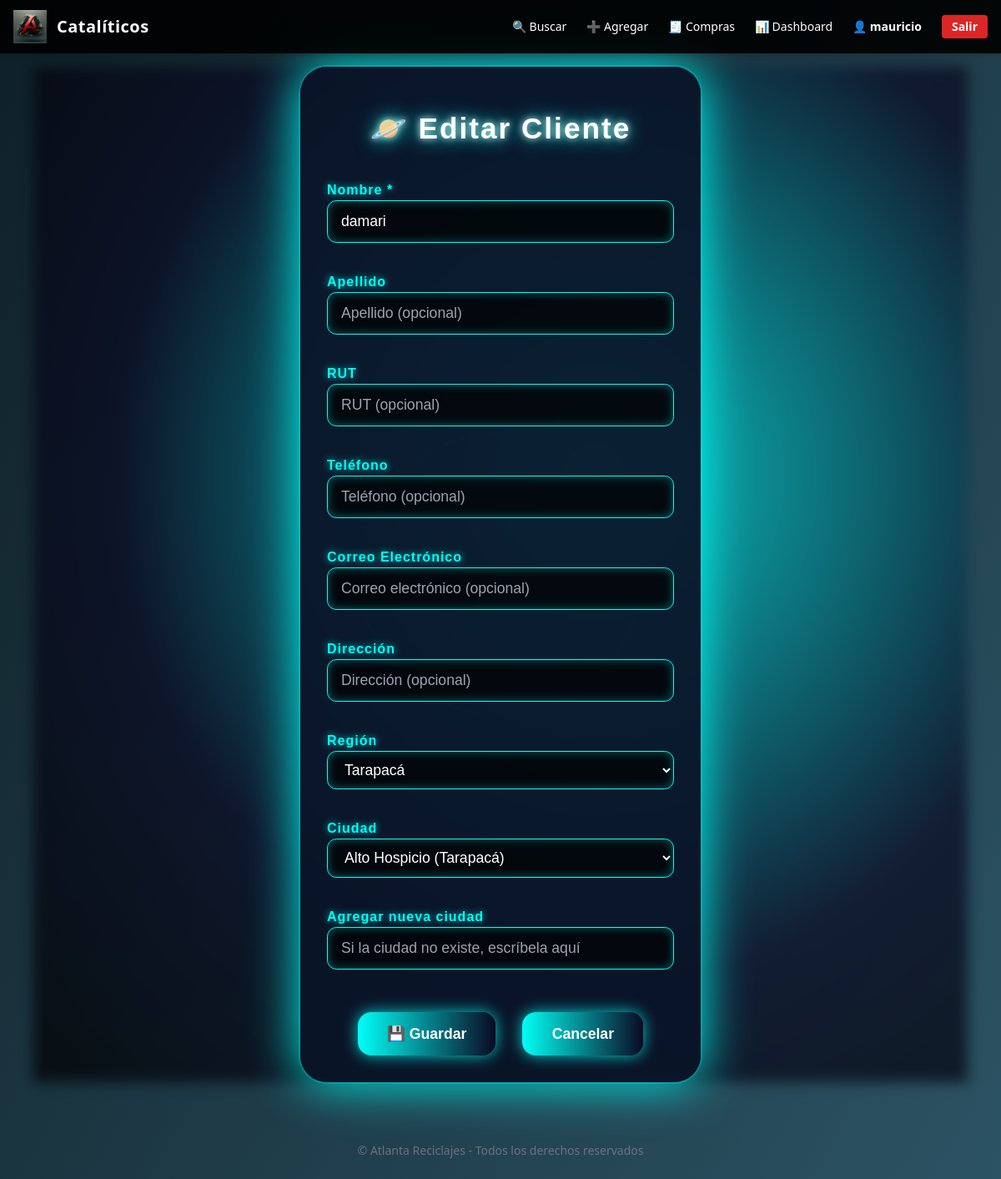
Screenshot of /cataliticos/clientes/3/editar/ (signed in) with the database file from the repository.
### cataliticos/models.py (models this page shows, shortened)
class Cliente(models.Model):
    nombre = models.CharField(max_length=100)
    apellido = models.CharField(max_length=100, blank=True)
    rut = models.CharField(max_length=20, blank=True, null=True)
    telefono = models.CharField(max_length=20, blank=True)
    correo = models.EmailField(blank=True, null=True)
    direccion = models.CharField(max_length=255, blank=True)
    region = models.ForeignKey(Region, on_delete=models.SET_NULL, null=True, blank=True)
    ciudad = models.ForeignKey(Ciudad, on_delete=models.SET_NULL, null=True, blank=True)

### cataliticos/views.py (the view)
# urls.py: path('clientes/<int:cliente_id>/editar/', views.editar_cliente, name='editar_cliente'),
@login_required(login_url='cataliticos:employee_login')
def editar_cliente(request, cliente_id):
    cliente = get_object_or_404(Cliente, id=cliente_id)
    if request.method == 'POST':
        form = ClienteForm(request.POST, instance=cliente)
        if form.is_valid():
            form.save()
            messages.success(request, 'Cliente actualizado correctamente.')
            return redirect('cataliticos:clientes_listado')
    else:
        form = ClienteForm(instance=cliente)
    return render(request, 'cataliticos/editar_cliente.html', {'form': form, 'cliente': cliente})

### cataliticos/models.py (called while the page is built)
    def __str__(self):
        return self.nombre

    def __str__(self):
        return f"{self.nombre} ({self.region.nombre})"

### cataliticos/templates/cataliticos/editar_cliente.html (shortened to what this page needs)
{% extends 'base.html' %}
{% block content %}
<div style="position:relative; min-height: 100vh;">
  <div class="form-planet mt-16 mb-16">
    <div class="planet-title">🪐 Editar Cliente</div>
    <form method="post" autocomplete="off">
      {% for field in form %}
        <div class="mb-4">
          <label for="{{ field.id_for_label }}">{{ field.label }}</label>
          {{ field }}
        </div>
      {% endfor %}
      <div class="flex gap-4 justify-center mt-8">
        <button type="submit" class="futuristic-btn">💾 Guardar</button>
        <a href="{% url 'cataliticos:clientes_listado' %}" class="futuristic-btn">Cancelar</a>
      </div>
    </form>
  </div>
</div>
{% endblock %}

### cataliticos/templates/base.html (shortened to what this page needs)
<!DOCTYPE html>
<html lang="es">
<head>
    {% load static %}
    <link href="https://cdn.jsdelivr.net/npm/tailwindcss@2.2.19/dist/tailwind.min.css" rel="stylesheet">
    <link rel="stylesheet" href="{% static 'css/styles.css' %}">
</head>
<body class="bg-gray-900 text-white font-sans overflow-visible">
    <header class="bg-black bg-opacity-90 backdrop-blur-md shadow-md fixed w-full z-50 top-0">
        <div class="max-w-7xl mx-auto flex items-center justify-between px-4 py-3">
            <a href="{% url 'cataliticos:dashboard' %}" class="flex items-center space-x-3">
                <img src="{% static 'img/logo.png' %}" alt="Logo" class="h-10 w-auto">
                <span class="text-xl font-bold tracking-wide text-cyan-400">Catalíticos</span>
            </a>
            <nav class="hidden md:flex space-x-6 text-sm items-center">
                {% if user.is_authenticated %}
                  <a href="{% url 'cataliticos:listado' %}" class="hover:text-cyan-400 transition">🔍 Buscar</a>
                  <a href="{% url 'cataliticos:crear' %}" class="hover:text-cyan-400 transition">➕ Agregar</a>
                  <a href="{% url 'cataliticos:listado_compras' %}" class="hover:text-cyan-400 transition">🧾 Compras</a>
                  <a href="{% url 'cataliticos:dashboard' %}" class="hover:text-cyan-400 transition">📊 Dashboard</a>
                  <span class="ml-4 text-cyan-300 font-semibold">👤 {{ user.username }}</span>
                  <a href="{% url 'cataliticos:employee_logout' %}" class="ml-2 px-3 py-1 rounded bg-red-600 hover:bg-red-700 text-white font-bold transition">Salir</a>
                {% else %}
                  <a href="{% url 'cataliticos:employee_login' %}" class="ml-4 px-3 py-1 rounded bg-cyan-600 hover:bg-cyan-700 text-white font-bold transition">Acceder</a>
                {% endif %}
            </nav>
        </div>
    </header>
    <main class="pt-20 px-4 md:px-10">
        {% block content %}{% endblock %}
    </main>
    <footer class="text-center text-sm text-gray-500 mt-12 py-6">
        &copy; {{ now|date:"Y" }} Atlanta Reciclajes - Todos los derechos reservados
    </footer>
</body>
</html>

### cataliticos/templates/base.html (style rules this page uses)
html, body { min-height: 100vh; height: 100%; }
body { background: linear-gradient(120deg, #0f2027 0%, #2c5364 100%) !important; background-color: #0f2027 !important; }
main, .glass, .container { background: transparent !important; }

### cataliticos/templates/cataliticos/editar_cliente.html (style rules this page uses)
.form-planet { position: relative; z-index: 2; background: rgba(10,20,40,0.92); border-radius: 2rem; box-shadow: 0 0 60px 0 #00fff7, 0 0 0 2px #00fff733; padding: 3rem 2rem 2rem 2rem; max-width: 480px; margin: 0 auto; font-family: 'Orbitron', 'Montserrat', sans-serif; }
.form-planet label { color: #00fff7; font-weight: 700; letter-spacing: 1px; text-shadow: 0 0 8px #00fff7cc; }
.form-planet input, .form-planet select { background: rgba(0,0,0,0.7); border: 1.5px solid #00fff7; color: #fff; font-size: 1.1rem; border-radius: 0.7rem; padding: 0.7rem 1rem; margin-bottom: 1.2rem; width: 100%; outline: none; box-shadow: 0 0 12px #00fff755 inset; transition: border 0.2s, box-shadow 0.2s; }
.form-planet .futuristic-btn { background: linear-gradient(90deg, #00fff7 0%, #0a0a23 100%); color: #fff; border: none; border-radius: 1rem; font-size: 1.1rem; font-weight: 700; padding: 0.8rem 2.2rem; margin: 0 0.5rem; box-shadow: 0 0 18px #00fff7cc; transition: background 0.2s, box-shadow 0.2s; }
.planet-title { font-size: 2.2rem; color: #fff; text-align: center; font-weight: 900; letter-spacing: 2px; margin-bottom: 2.2rem; text-shadow: 0 0 24px #00fff7, 0 0 8px #fff; }

### rows the page displays
Cliente: form "damari" "Tarapacá" "Alto Hospicio (Tarapacá)"

### other values shown
{{ user.username }} "mauricio"
{{ field.label }} "Nombre *" "Apellido" "RUT" "Teléfono" "Correo Electrónico" "Dirección" "Región" "Ciudad" "Agregar nueva ciudad"
